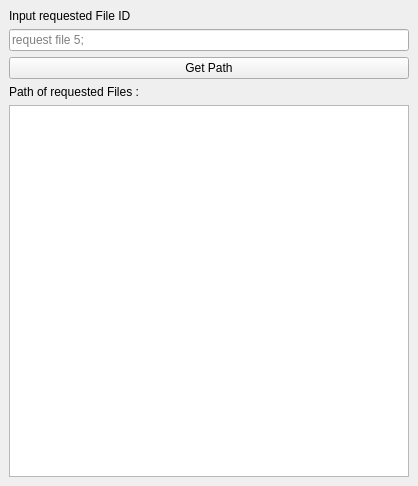
<?xml version="1.0" encoding="UTF-8"?>
<ui version="4.0">
 <class>MainWindow</class>
 <widget class="QMainWindow" name="MainWindow">
  <property name="geometry">
   <rect>
    <x>0</x>
    <y>0</y>
    <width>418</width>
    <height>486</height>
   </rect>
  </property>
  <property name="windowTitle">
   <string>MainWindow</string>
  </property>
  <widget class="QWidget" name="centralwidget">
   <layout class="QVBoxLayout" name="verticalLayout">
    <item>
     <widget class="QLabel" name="label">
      <property name="text">
       <string>Input requested File ID</string>
      </property>
     </widget>
    </item>
    <item>
     <widget class="QLineEdit" name="requestedFileId">
      <property name="placeholderText">
       <string>request file 5;</string>
      </property>
     </widget>
    </item>
    <item>
     <widget class="QPushButton" name="getPathButton">
      <property name="text">
       <string>Get Path</string>
      </property>
     </widget>
    </item>
    <item>
     <widget class="QLabel" name="label_2">
      <property name="text">
       <string>Path of requested Files :</string>
      </property>
     </widget>
    </item>
    <item>
     <widget class="QTextEdit" name="pathRequestedFile">
      <property name="readOnly">
       <bool>true</bool>
      </property>
     </widget>
    </item>
   </layout>
  </widget>
 </widget>
 <resources/>
 <connections/>
</ui>
